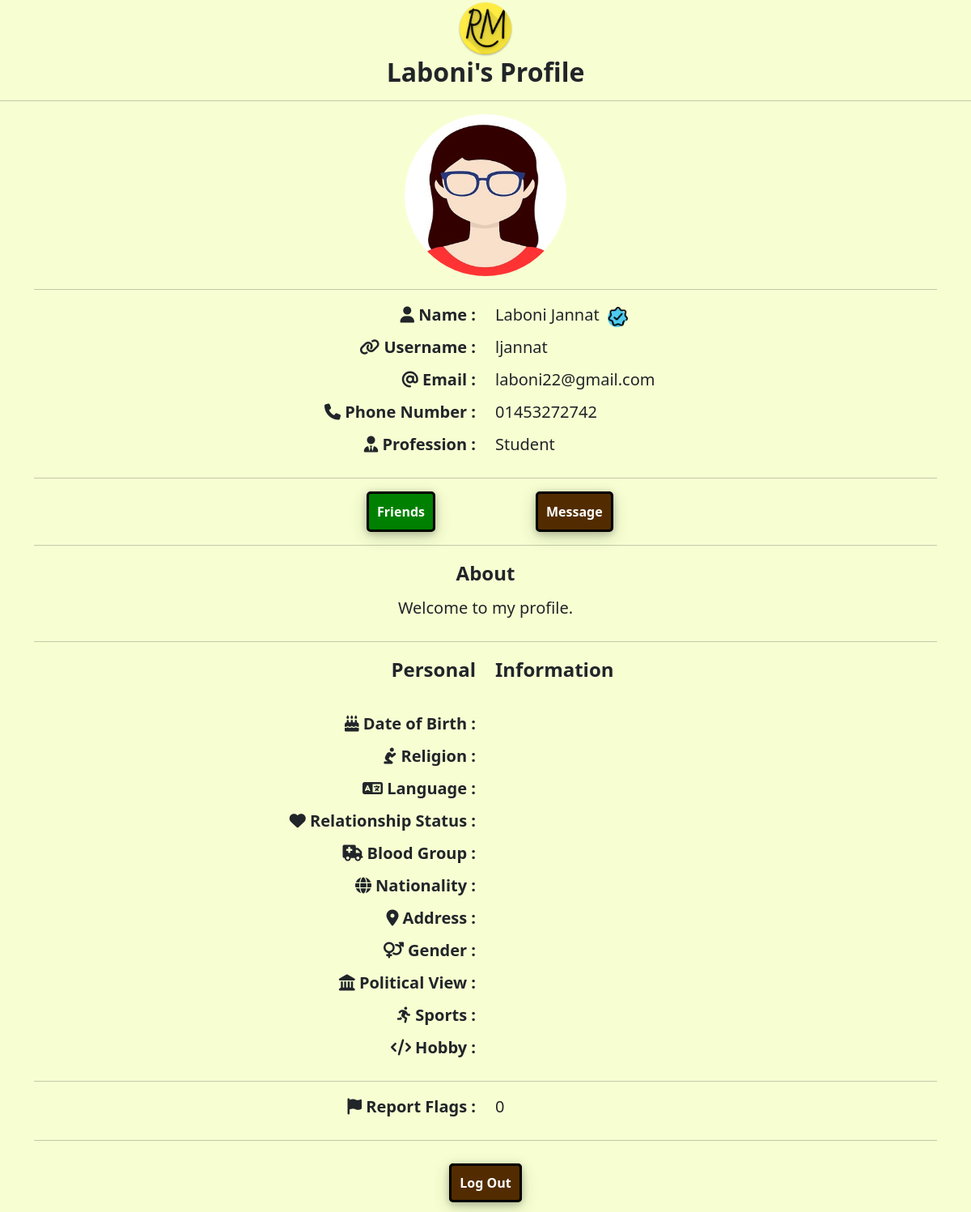
Screenshot of /view_user.php?uid=6 (signed in) with the database file from the repository.
### tables this page shows
CREATE TABLE `users` (
  `fname` varchar(150) DEFAULT NULL,
  `lname` varchar(150) DEFAULT NULL,
  `uname` varchar(150) DEFAULT NULL,
  `email` varchar(150) DEFAULT NULL,
  `phone` varchar(150) DEFAULT NULL,
  `job` varchar(150) DEFAULT NULL,
  `about` varchar(500) DEFAULT NULL,
  `pass` varchar(150) DEFAULT NULL,
  `id` int(11) NOT NULL,
  `verified` varchar(20) DEFAULT NULL,
  `flag` int(11) DEFAULT 0,
  `content_count` int(11) DEFAULT 0,
  `pro_pic` varchar(500) DEFAULT NULL,
  `temp_id` varchar(50) DEFAULT NULL,
  `date_of_birth` varchar(100) DEFAULT NULL,
  `religion` varchar(100) DEFAULT NULL,
  `language` varchar(100) DEFAULT NULL,
  `relation` varchar(100) DEFAULT NULL,
  `blood` varchar(100) DEFAULT NULL,
  `nation` varchar(100) DEFAULT NULL,
  `address` varchar(100) DEFAULT NULL,
  `gender` varchar(50) DEFAULT NULL,
  `politics` varchar(50) DEFAULT NULL,
  `sports` varchar(400) DEFAULT NULL,
  `hobby` varchar(400) DEFAULT NULL,
  `temp_id2` varchar(50) DEFAULT NULL,
  `status` varchar(50) DEFAULT NULL,
  `s_verified` varchar(50) DEFAULT NULL
);

### view_user.php (the view, shortened to what this page needs)
<?php
include('include/connection.php');
$name = "Undefined";
$username = "Undefined";
$email = "Undefined";
$phone = "Undefined";
$job = "Undefined";
$about = "Undefined";
$flags = 0;
$propic = "ext-files/user/default.jpg";
$ulname = "Undefined";
$vcheck = "hidden";
if (isset($_SESSION['logid'])) {
    function get_flag_count($user_id)
    {
        include('include/connection.php');
        $sql = "SELECT * FROM flaglist WHERE user_id = '$user_id'";
        $res = mysqli_query($con, $sql);
        $count = mysqli_num_rows($res);
        return $count;
    }
    $id = $_GET['uid'];
    $sql = "SELECT * FROM users WHERE id = '$id'";
    $result = mysqli_query($con, $sql);
    while ($row = mysqli_fetch_assoc($result)) {
        $name = $row['fname'] . ' ' . $row['lname'];
        $ulname = $row['fname'];
        $username = $row['uname'];
        $email = $row['email'];
        $phone = $row['phone'];
        $job = $row['job'];
        $about = $row['about'];
        $flags = get_flag_count($row['id']);
        $propic = "ext-files/user/" . $row['pro_pic'];
        if ($row['s_verified'] == 'YES') {
            $vcheck = "";
        }
    }
} else {
    header('Location: logreg.php');
}
$myid = $_SESSION['logid'];
$uid = $_GET['uid'];
$frnd_bt = "Add Friend";
$frnd_op_link = "subdir/friendop.php?sid=" . $myid . "&rid=" . $uid . "&op=add";
$frnd_bt2 = "See Friendship";
$frnd_op_link2 = "";
$custom_style = "";
$custom_style2 = "";
$frnd_bt_dialog = "Send Friend Request?";
$sql = "SELECT * FROM friend_list WHERE ((sid = $myid AND rid = $uid AND stat = 'a') OR (sid = $uid AND rid = $myid AND stat = 'a'))";
$res = mysqli_query($con, $sql);
$count = mysqli_num_rows($res);
if ($count == 1) {
    $frnd_bt = "Friends";
    $frnd_op_link = "subdir/friendop.php?sid=" . $myid . "&rid=" . $uid . "&op=rem";
    $frnd_bt2 = "Message";
    $frnd_op_link2 = 'chat/chatbox.php?user_id='.$uid;
    $frnd_bt_dialog = "Unfriend User?";
    $custom_style = "background-color: green;";
}
?>
<!DOCTYPE html>
<html lang="en">
<head>
    <link rel="stylesheet" href="assets/fontawesome/css/all.css">
    <link rel="stylesheet" href="assets/bootstrap/css/bootstrap.min.css">
    <link rel="stylesheet" href="css/style.css?v=<?php echo time(); ?>">
</head>
<body style="background-color:#f7ffd2; text-align:center;">
    <a href="index.php">
        <img src="files/logo/rm.png" height="70px" width="70px">
    </a>
    <h2 style="text-align:center; font-weight:bold;"><?= $ulname ?>'s Profile</h2>
    <hr>
    <div class="container">
        <div class="row">
            <div class="col-sm-4">
            </div>
            <div class="col-sm-4" style="text-align:center;">
                <img class="profile-picture" src="<?= $propic ?>"></img>
            </div>
            <div class="col-sm-4">
            </div>
        </div>
        <hr>
        <div class="row">
            <div class="col-6" style="text-align:right;">
                <span class="profile-details-param"><i class="fas fa-user"></i> Name : </span>
                <span class="profile-details-param"><i class="fas fa-link"></i> Username : </span>
                <span class="profile-details-param"><i class="fas fa-at"></i> Email : </span>
                <span class="profile-details-param"><i class="fas fa-phone"></i> Phone Number : </span>
                <span class="profile-details-param"><i class="fas fa-user-tie"></i> Profession : </span>
            </div>
            <div class="col-6" style="text-align:left;">
                <span class="profile-details"><?= $name ?> &nbsp<img src="files/logo/verified.png" height="25px" width="25px" title="User Identity Verified" <?= $vcheck ?> onclick=" window.alert('User is Identity Verified!');"></span>
                <span class="profile-details"><?= $username ?></span>
                <span class="profile-details"><?= $email ?></span>
                <span class="profile-details"><?= $phone ?></span>
                <span class="profile-details"><?= $job ?></span>
            </div>
        </div>
        <hr>
        <div class="row">
            <div class="col-6">
                <a class="pro-btn" style="float: right; margin-right: 50px;<?= $custom_style ?>" href="<?= $frnd_op_link ?>" onclick="if (confirm('<?= $frnd_bt_dialog ?>')){return true;}else{event.stopPropagation(); event.preventDefault();};" title=""><?= $frnd_bt ?></a>
            </div>
            <div class="col-6">
                <a class="pro-btn" style="float: left; margin-left: 50px;<?= $custom_style2 ?>" href="<?= $frnd_op_link2 ?>"><?= $frnd_bt2 ?></a>
            </div>
        </div>
        <hr>
        <div class="row">
            <div class="col-2">
            </div>
            <div class="col-8" style="text-align:center;">
                <span class="profile-details-param" style="font-size:24px;">About</span>
                <p class="profile-details"><?= $about ?></p>
            </div>
            <div class="col-2">
            </div>
        </div>
        <hr>
        <div class="row">
            <div class="col-6" style="text-align:right;">
                <span class="profile-details-param" style="font-size:24px;">Personal</span>
                <br>
                <span class="profile-details-param"><i class="fas fa-birthday-cake"></i> Date of Birth : </span>
                <span class="profile-details-param"><i class="fas fa-pray"></i> Religion : </span>
                <span class="profile-details-param"><i class="fas fa-language"></i> Language : </span>
                <span class="profile-details-param"><i class="fas fa-heart"></i> Relationship Status : </span>
                <span class="profile-details-param"><i class="fas fa-ambulance"></i> Blood Group : </span>
                <span class="profile-details-param"><i class="fas fa-globe"></i> Nationality : </span>
                <span class="profile-details-param"><i class="fas fa-map-marker-alt"></i> Address : </span>
                <span class="profile-details-param"><i class="fas fa-venus-mars"></i> Gender : </span>
                <span class="profile-details-param"><i class="fas fa-landmark"></i> Political View : </span>
                <span class="profile-details-param"><i class="fas fa-running"></i> Sports : </span>
                <span class="profile-details-param"><i class="fas fa-code"></i> Hobby : </span>
            </div>
            <div class="col-6" style="text-align:left;">
                <span class="profile-details-param" style="font-size:24px;">Information</span>
                <br>
            </div>
        </div>
        <hr>
        <div class="row">
            <div class="col-6" style="text-align:right;">
                <span class="profile-details-param"><i class="fas fa-flag"></i> Report Flags : </span>
            </div>
            <div class="col-6" style="text-align:left;">
                <span class="profile-details"><?= $flags ?></span>
            </div>
        </div>
        <hr>
        <br>
        <div class="row">
            <div class="col-sm-5" style="text-align:right;">
            </div>
            <div class="col-sm-2" style="text-align:center;">
                <a class="pro-btn" href="subdir/logout.php">Log Out</a>
            </div>
            <div class="col-sm-5" style="text-align:left;">
            </div>
        </div>
        <br>
    </div>
</body>
</html>

### css/style.css (style rules this page uses)
:root { --transition-speed: 600ms; }
* { scrollbar-width: thin; scrollbar-color: #3d3f28 #faffaf; }
span { display: inline-block; width: 100%; max-height: 300px; -webkit-line-clamp: 2; display: -webkit-box; -webkit-box-orient: vertical; overflow: hidden; text-overflow: ellipsis; }
.profile-picture { border-radius: 60%; height: 200px; width: 200px; }
.profile-details-param { font-weight: bold; font-size: 20px; margin-bottom: 10px; }
.profile-details { font-size: 20px; margin-bottom: 10px; }
.pro-btn { border: 3px solid black; border-radius: 5px; text-decoration: none; font-weight: bold; color: rgb(255, 255, 255); background-color: rgb(82, 44, 0); padding: 10px; box-shadow: 0 2px 8px 0 rgba(0, 0, 0, 0.2), 0 6px 20px 0 rgba(0, 0, 0, 0.19); transition: var(--transition-speed); }

### rows the page displays
users: fname "Laboni", pro_pic (picture), name "Laboni Jannat", uname "ljannat", email "laboni22@gmail.com", phone "01453272742", job "Student", about "Welcome to my profile."

### other values shown
$frnd_bt "Friends"
$frnd_bt2 "Message"
$flags "0"
